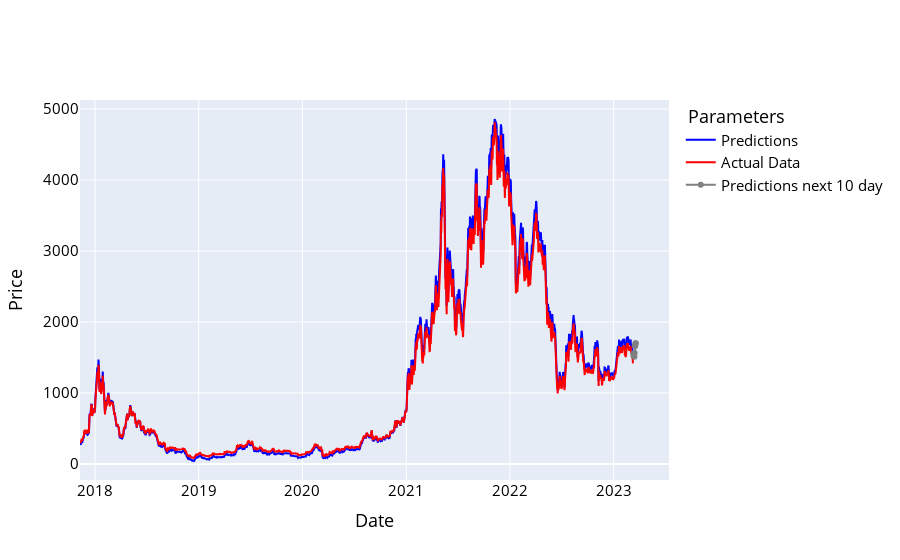

The notebook cell this image was saved under:
### Code cell
names = cycle(['Predictions', 'Test Data'])

fig = go.Figure()
fig.add_trace(go.Scatter(x=y_future_all.index, y=pred_future_all_df['Adj Close'], name='Predictions',
                         line=dict(width=2, color='blue')))
fig.add_trace(go.Scatter(x=y_future_all.index, y=y_future_all['Adj Close'], name='Actual Data',
                         line=dict(width=2, color='red')))
fig.add_trace(go.Scatter(x=prediction_df.index, y=prediction_df['Adj Close'], name='Predictions next 10 day',
                         line=dict(width=2, color='gray')))
fig.add_shape(type='line',
              x0=prediction_df.index[0], y0=prediction_df['Adj Close'][0],
              x1=pred_future_all_df.index[-1], y1=pred_future_all_df['Adj Close'][-1],
              line=dict(color='grey', width=2))

fig.update_layout(xaxis_title='Date', yaxis_title='Price',
                  font_size=15, font_color='black', legend_title_text=' Parameters')
fig.show()

### Figure 1 — Plotly figure (JSON) as saved in the notebook; plotly's stock layout.template omitted (floating-point values rounded to 4 significant figures; data arrays with more than 128 entries replaced by an {"elided": "..."} marker saying what was removed)
{"data": [{"line": {"color": "blue", "width": 2}, "name": "Predictions", "type": "scatter", "x": {"elided": "1948 str values"}, "y": {"elided": "1948 float values"}}, {"line": {"color": "red", "width": 2}, "name": "Actual Data", "type": "scatter", "x": {"elided": "1948 str values"}, "y": {"elided": "1948 float values"}}, {"line": {"color": "gray", "width": 2}, "name": "Predictions next 10 day", "type": "scatter", "x": ["2023-03-11T00:00:00", "2023-03-12T00:00:00", "2023-03-13T00:00:00", "2023-03-14T00:00:00", "2023-03-15T00:00:00", "2023-03-16T00:00:00", "2023-03-17T00:00:00", "2023-03-18T00:00:00", "2023-03-19T00:00:00", "2023-03-20T00:00:00"], "y": [1555.0, 1521.0, 1545.0, 1520.0, 1511.0, 1564.0, 1671.0, 1663.0, 1700.0, 1701.0]}], "layout": {"font": {"color": "black", "size": 15}, "legend": {"title": {"text": " Parameters"}}, "shapes": [{"line": {"color": "grey", "width": 2}, "type": "line", "x0": "2023-03-11T00:00:00", "x1": "2023-03-10T00:00:00", "y0": 1555.0, "y1": 1490.0}], "xaxis": {"title": {"text": "Date"}}, "yaxis": {"title": {"text": "Price"}}}}
